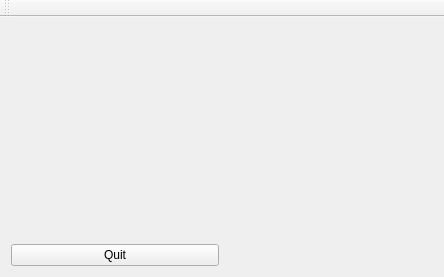
<?xml version="1.0" encoding="UTF-8"?>
<ui version="4.0">
 <class>MainWindow</class>
 <widget class="QMainWindow" name="MainWindow">
  <property name="geometry">
   <rect>
    <x>0</x>
    <y>0</y>
    <width>444</width>
    <height>277</height>
   </rect>
  </property>
  <property name="baseSize">
   <size>
    <width>800</width>
    <height>600</height>
   </size>
  </property>
  <property name="windowTitle">
   <string>Terrain Generator</string>
  </property>
  <widget class="QWidget" name="centralWidget">
   <property name="sizePolicy">
    <sizepolicy hsizetype="Expanding" vsizetype="Preferred">
     <horstretch>0</horstretch>
     <verstretch>0</verstretch>
    </sizepolicy>
   </property>
   <layout class="QHBoxLayout" name="horizontalLayout">
    <item>
     <layout class="QVBoxLayout" name="verticalLayout_2">
      <item>
       <layout class="QVBoxLayout" name="verticalLayout">
        <item>
         <spacer name="verticalSpacer">
          <property name="orientation">
           <enum>Qt::Vertical</enum>
          </property>
          <property name="sizeHint" stdset="0">
           <size>
            <width>20</width>
            <height>40</height>
           </size>
          </property>
         </spacer>
        </item>
       </layout>
      </item>
      <item>
       <widget class="QPushButton" name="quitButton">
        <property name="text">
         <string>Quit</string>
        </property>
       </widget>
      </item>
     </layout>
    </item>
    <item>
     <widget class="GLWidget" name="GLwidget" native="true"/>
    </item>
   </layout>
  </widget>
  <widget class="QToolBar" name="mainToolBar">
   <attribute name="toolBarArea">
    <enum>TopToolBarArea</enum>
   </attribute>
   <attribute name="toolBarBreak">
    <bool>false</bool>
   </attribute>
  </widget>
 </widget>
 <layoutdefault spacing="6" margin="11"/>
 <customwidgets>
  <customwidget>
   <class>GLWidget</class>
   <extends>QWidget</extends>
   <header>glwidget.h</header>
   <container>1</container>
  </customwidget>
 </customwidgets>
 <resources/>
 <connections>
  <connection>
   <sender>quitButton</sender>
   <signal>released()</signal>
   <receiver>MainWindow</receiver>
   <slot>close()</slot>
   <hints>
    <hint type="sourcelabel">
     <x>85</x>
     <y>249</y>
    </hint>
    <hint type="destinationlabel">
     <x>86</x>
     <y>151</y>
    </hint>
   </hints>
  </connection>
 </connections>
</ui>
